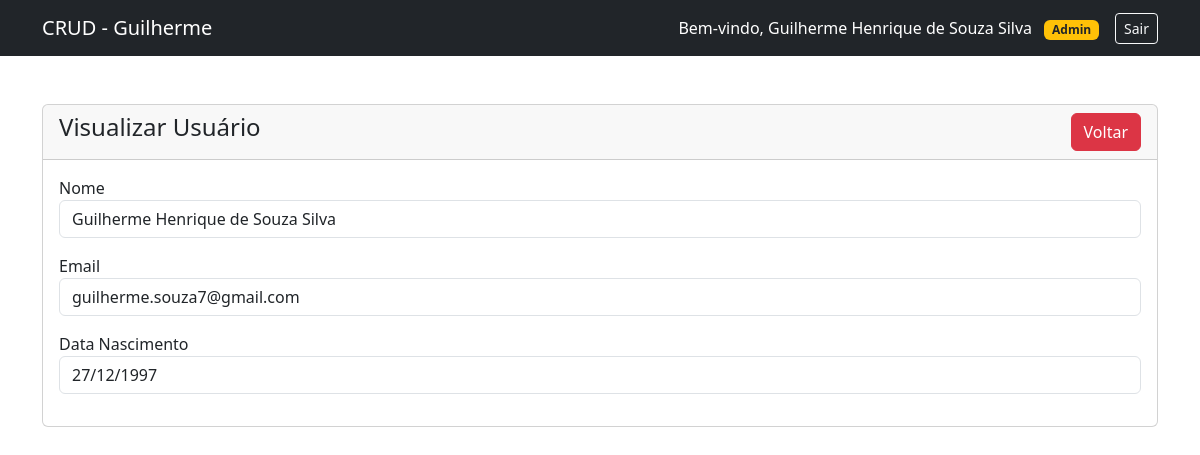
The page /usuario-view.php?id=9 (signed in) on the database its author committed.
### tables this page shows
CREATE TABLE IF NOT EXISTS `usuarios` (
  `id` int(11) NOT NULL AUTO_INCREMENT,
  `nome` varchar(100) NOT NULL,
  `email` varchar(100) NOT NULL,
  `data_nascimento` date NOT NULL,
  `senha` varchar(255) NOT NULL,
  `is_admin` tinyint(1) NOT NULL DEFAULT 0,
  PRIMARY KEY (`id`)
);

### usuario-view.php (the view, shortened to what this page needs)
<?php
require 'conexao.php';
?>
<!doctype html>
<html lang="en">
  <head>
    <link href="https://cdn.jsdelivr.net/npm/bootstrap@5.3.5/dist/css/bootstrap.min.css" rel="stylesheet">
  </head>
  <body>
    <?php include ('navbar.php'); ?>
    <div class="container mt-5">
        <div class="row">
            <div class="col-md-12">
                <div class="card">
                    <div class="card-header">
                        <h4>Visualizar Usuário
                            <a href="index.php" class="btn btn-danger float-end">Voltar</a>
                        </h4>
                    </div>
                    <div class="card-body">
                        <?php
                            if (isset($_GET['id'])) {
                                $usuario_id = mysqli_real_escape_string($conexao, $_GET['id']);
                                $sql = "SELECT * FROM usuarios WHERE id='$usuario_id'";
                                $query = mysqli_query($conexao, $sql);
                                if (mysqli_num_rows($query) > 0) {
                                    $usuario = mysqli_fetch_array($query);
                            ?>
                            <div class="mb-3">
                                <label>Nome</label>
                                <p class="form-control">
                                    <?=$usuario['nome'];?>
                                </p>
                            </div>
                            <div class="mb-3">
                                <label>Email</label>
                                <p class="form-control">
                                    <?=$usuario['email'];?>
                                </p>
                            </div>
                            <div class="mb-3">
                                <label>Data Nascimento</label>
                                <p class="form-control">
                                    <?=date('d/m/Y',strtotime($usuario['data_nascimento']));?>
                                </p>
                            </div>
                           <?php
                           } else {
                               echo "<h5>Usuário não encontrado</h5>";
                           }
                        }
                         ?>
                    </div>
                </div>
            </div>
        </div>
    </div>
  </body>
</html>

### rows shown on the page
usuarios: nome "Guilherme Henrique de Souza Silva", email "guilherme.souza7@gmail.com", data_nascimento "27/12/1997"

### other values the page prints
$_SESSION['usuario_nome'] "Guilherme Henrique de Souza Silva"
